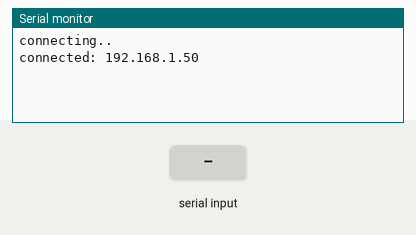
Simulated run of this sketch. Board: ESP8266 (NodeMCU). Parts: the last lines printed to the serial monitor. Inputs (shaded band) come from the test bench. WiFi joins after 1.5 s; servers stay silent unless stated.

Above: at 3.2 s.
3.3 s: byte 30 received over Serial
At 4.0 s:
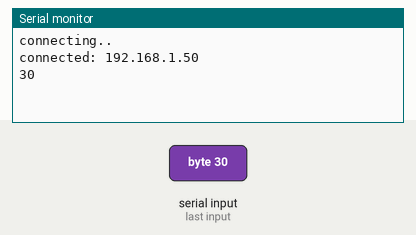
4.8 s: byte 90 received over Serial
At 5.2 s:
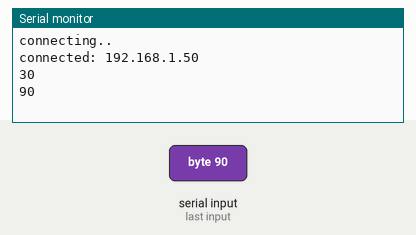
6.3 s: byte 120 received over Serial
At 7.5 s:
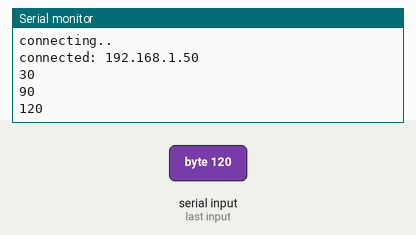

The sketch:

node_mcu_esp8266_serial_communication_code.ino
```cpp
#include <ESP8266WiFi.h>
#include <FirebaseArduino.h>
#include <ArduinoJson.h>


#define FIREBASE_HOST "XXXXXXXXXXXXXXXXXXX"         //Real Time Database Referance URL without https:// and / at end
#define FIREBASE_AUTH "XXXXXXXXXXXXXXXXXXX"         //Database Secret Token
#define WIFI_SSID "XXXXXXXXXXXXXX"
#define WIFI_PASSWORD "XXXXXXXXXX"

void setup() {
  Serial.begin(9600);  // Set the baud rate to match the Arduino Uno

 WiFi.begin(WIFI_SSID, WIFI_PASSWORD);
  Serial.print("connecting");
  while (WiFi.status() != WL_CONNECTED) {
    Serial.print(".");
    delay(1000);
  }
  Serial.println();
  Serial.print("connected: ");
  Serial.println(WiFi.localIP());

  Firebase.begin(FIREBASE_HOST, FIREBASE_AUTH);
}


void loop() {

   if (Serial.available()>0){
    int data = Serial.read();
    Serial.println(data);
    Firebase.pushInt("data", data);
    if (Firebase.failed()) {
      Serial.print("Setting /data failed: ");
      Serial.println(Firebase.error());
      return;
    }
   delay(1000);
   }
}
```

Measured:
- after the input at 3.3 s, the serial monitor: prints a new line at once (image 1)
- after the input at 4.8 s, the serial monitor: prints a new line at once (image 2)
- after the input at 6.3 s, the serial monitor: prints a new line at once (image 3)
